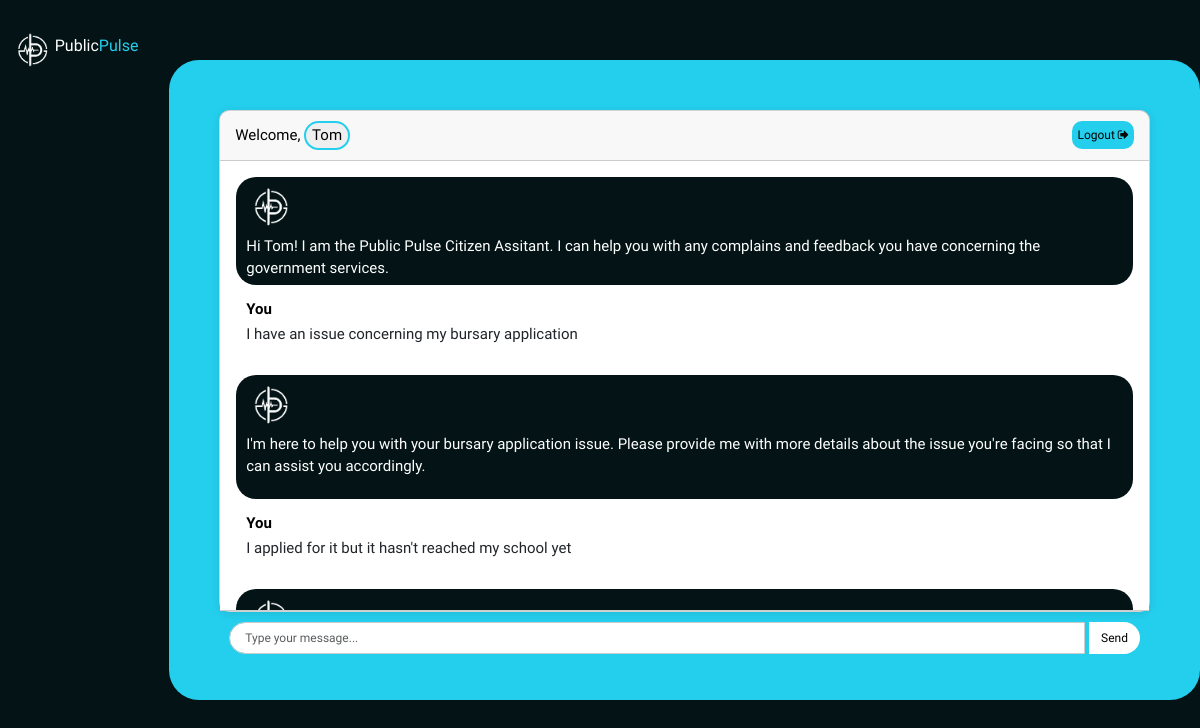
/chatbot/ (signed in), run on the app's committed database.
### chatbot/models.py (models this page shows, shortened)
class Chat(models.Model):
    STATUS_CHOICES=(
        ('new', 'New'),
        ('resolved', 'Resolved'),
        ('pending', 'Pending'),
    )
    user=models.ForeignKey(User, on_delete=models.CASCADE)
    message=models.TextField()
    category=models.CharField(max_length=100, default='general')
    response=models.TextField(default="I am sorry. I dont understand your question")
    created_at=models.DateTimeField(auto_now_add=True)
    status=models.CharField(max_length=10, choices=STATUS_CHOICES, null=True, blank=True )
    resolved_at = models.DateTimeField(null=True, blank=True)
    sentiment_score = models.FloatField(null=True, blank=True)
    classification=models.CharField(max_length=100, blank=True, null=True)

### chatbot/views.py (the view, shortened to what this page needs)
# urls.py: path('', views.chatbot, name='chatbot'),
def chatbot(request):
    chats=Chat.objects.filter(user=request.user.id)
    return render(request, 'chatbot.html', {'chats':chats})

### templates/chatbot.html (shortened to what this page needs)
{% extends 'base.html' %}
{% block content %}
{% load static %}
<div class="chatbot">
    <div class="admin-side sidebar">
        <div class="logo container">
                <img src="{% static 'Images/publicpulselogo.png' %}" alt="Public Pulse Logo">
                <a href="/">
                    <h4>Public<span>Pulse</span></h4>
                </a>
        </div>
    </div>
    <div class="chat-container">
        <div class="card">
            <div class="card-header welcome">
                <div class="profile">
                    Welcome,
                    {% if not user.is_superuser %}
                    <a href="user_profile">
                        <button type="button" class="profile-button"> {{user.username}} </button>
                    </a>
                    {%else%}
                    {{user.username}}
                    {%endif%}
                </div>
                <a href="logout" class="logout-link">Logout <i class="fa fa-sign-out" aria-hidden="true"></i></a>
            </div>
            <div class="card-body messages-box">
                <ul class="list-unstyled messages-list">
                    <li class="message received">
                        <div class="message-text">
                            <div class="message-sender">
                                <img src="{% static 'Images/publicpulselogo.png'%}" class="logo-chat"/>
                            </div>
                            <div class="message-content">
                                Hi {{user.username}}! I am the Public Pulse Citizen Assitant. I can help you with any complains and feedback you have concerning the government services.
                            </div>
                        </div>
                    </li>
                    {% for chat in chats %}
                        {% if chat.user == request.user %}
                            <li class="message sent">
                                <div class="message-text">
                                    <div class="message-sender">
                                        <b>You</b>
                                    </div>
                                    <div class="message-content">
                                        <p>{{chat.message}}</p>
                                    </div>
                                </div>
                            </li>
                            <li class="message received">
                                <div class="message-text">
                                    <div class="message-sender">
                                        <img src="{% static 'Images/publicpulselogo.png'%}" class="logo-chat"/>
                                    </div>
                                    <div class="message-content">
                                        <p>{{chat.response}}</p>
                                    </div>
                                </div>
                            </li>
                        {% endif %}
                    {% endfor %}
                </ul>
            </div>
        </div>
        <form class="message-form">
            <div class="input-group">
                <input type="text" class="form-control message-input" placeholder="Type your message...">
                <div class="input-group-append">
                  <button type="submit" class="btn btn-primary btn-send">Send</button>
                </div>
              </div>
        </form>
    </div>
</div>
{% endblock %}

### static/styles.css (style rules this page uses)
* { margin: 0; }
body, html { background-color: #041416 !important; font-family: "Inknut Antiqua" !important; }
.logo { width: 100px; height: 100px; }
.how-it-works h4,p { margin-top: 50px; }
.chat-container { width: 100%; max-width: 1200px; margin: 0 auto; margin-top: 60px; height: 640px !important; background-color: #24CFED; padding: 50px; border-radius: 30px; }
.chat-container .card { background-color: #fff; border-radius: 10px; box-shadow: 0 2px 10px rgba(0,0,0,0.1); }
.chat-container .card-header { color: black; padding: 10px 15px; display: flex; justify-content: space-between; align-items: center; font-size: 15px; }
.logout-link { color: black; background-color: #24CFED; padding: 5px; border-radius: 10px; font-size: 12px; text-decoration: none; }
.messages-box { background-color: white; height: 450px; overflow-y: auto; padding: 10px; border-bottom: 1px solid #ccc; }
.chat-container .message { padding: 5px 10px; margin-bottom: 8px; border-radius: 20px; max-width: 100%; }
.logo-chat { width: 50px; height: 50px; }
.message.received { background-color: #041416; align-self: flex-start; color: white; font-family: 'Tiro Telugu'; font-size: 15px; }
.message.sent { align-self: flex-end; font-family: 'Tiro Telugu'; font-size: 15px; }
.message-sender { font-weight: bold; margin-bottom: 3px; color: black; }
.message-form { display: flex; padding: 10px; }
.chat-container .form-control { flex-grow: 1; border: 1px solid #ccc; border-radius: 20px; padding: 5px 15px; font-size: 12px; }
.chat-container .btn-primary { background-color: white; border: none; font-size: 12px; padding: 6px 12px; border-radius: 20px; color: black; cursor: pointer; margin-left: 5px; }

### templates/chatbot.html (style rules this page uses)
.chatbot { display: flex; justify-content: center; }
.admin-side { width: 200px; background-color: #041416; color: white; height: 100vh; overflow-y: auto; padding-bottom: 50px; }
.admin-side .logo { padding: 10px; display: flex; justify-content: flex-start; align-items: center; }
.admin-side .logo a { text-decoration: none; color: white; font-size: 10px; }
.admin-side .logo img { max-width: 30%; height: auto; }
.admin-side .logo h4 { font-size: 16px; color: white; }
.admin-side .logo span { color: #24CFED; }
.profile .profile-button { border: 2px solid #24CFED; border-radius: 15px; }

### data on the page
Chat: message "I have an issue concerning my bursary application", response "I'm here to help you with your bursary application issue. Please provide me with more details about the issue you're facing so that I can assist you accordingly."
Chat: message "I applied for it but it hasn't reached my school yet"

### other printed values
{{ user.username }} "Tom"
